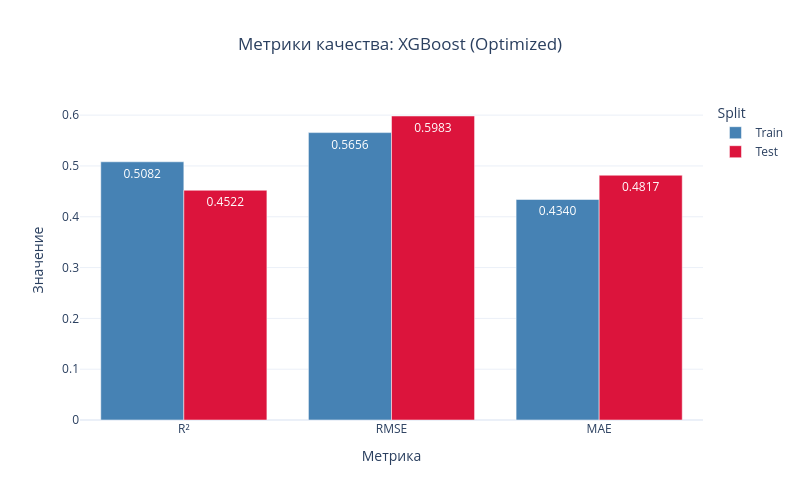
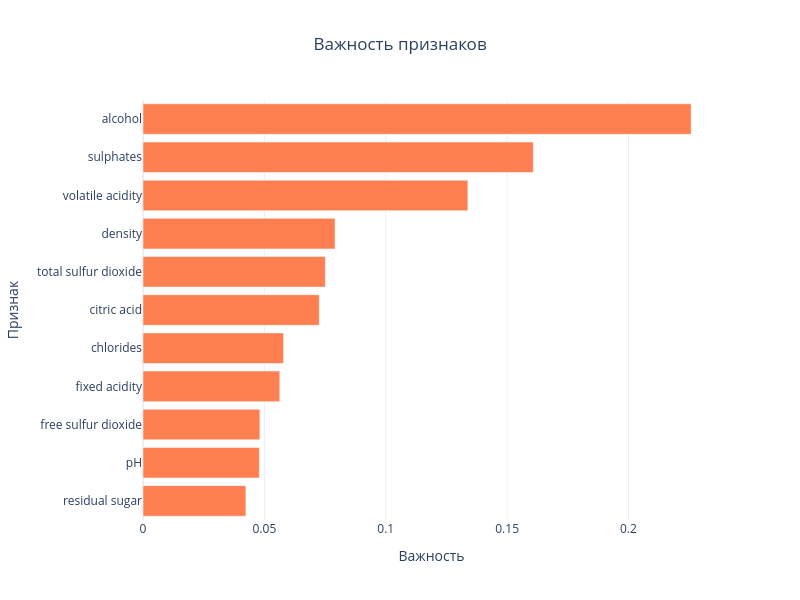

Write notebook code for charts like these, in order.
### Markdown cell above
Акцент при оптимизации был выбран на удушение модели. Важными параметрами в этой борьбе стали:

- Параметры сложности дерева: ограничение глубины деревьев и использование параметров регуляризации для предотвращения оверфиттинга на малом наборе данных (1599 образцов).
- Скорость обучения (learning_rate): подбирается таким образом, чтобы модель не сходилась слишком быстро к шуму в тренировочных данных.
- Метрики: оптимизация велась с целью минимизации разрыва (Gap) между тренировочной и тестовой выборками для повышения обобщающей способност

### Code cell
plot_model_report_separate(metrics_xgb_opt, feature_importance_xgb_opt, model_name="XGBoost (Optimized)")

### Figure 1 — Plotly figure (JSON) as saved in the notebook; plotly's stock layout.template omitted (floating-point values rounded to 4 significant figures)
{"data": [{"marker": {"color": "steelblue"}, "name": "Train", "text": ["0.5082", "0.5656", "0.4340"], "textposition": "auto", "type": "bar", "x": ["R²", "RMSE", "MAE"], "y": [0.5082, 0.5656, 0.434]}, {"marker": {"color": "crimson"}, "name": "Test", "text": ["0.4522", "0.5983", "0.4817"], "textposition": "auto", "type": "bar", "x": ["R²", "RMSE", "MAE"], "y": [0.4522, 0.5983, 0.4817]}], "layout": {"barmode": "group", "height": 500, "legend": {"title": {"text": "Split"}}, "title": {"text": "Метрики качества: XGBoost (Optimized)", "x": 0.5, "xanchor": "center"}, "width": 800, "xaxis": {"title": {"text": "Метрика"}}, "yaxis": {"title": {"text": "Значение"}}}}

### Figure 2 — Plotly figure (JSON) as saved in the notebook; plotly's stock layout.template omitted (floating-point values rounded to 4 significant figures)
{"data": [{"marker": {"color": "coral"}, "orientation": "h", "type": "bar", "x": [0.04238, 0.04792, 0.04815, 0.05636, 0.05789, 0.07262, 0.07511, 0.07912, 0.1338, 0.1608, 0.2258], "y": ["residual sugar", "pH", "free sulfur dioxide", "fixed acidity", "chlorides", "citric acid", "total sulfur dioxide", "density", "volatile acidity", "sulphates", "alcohol"]}], "layout": {"height": 600, "showlegend": false, "title": {"text": "Важность признаков", "x": 0.5, "xanchor": "center"}, "width": 800, "xaxis": {"title": {"text": "Важность"}}, "yaxis": {"title": {"text": "Признак"}}}}
